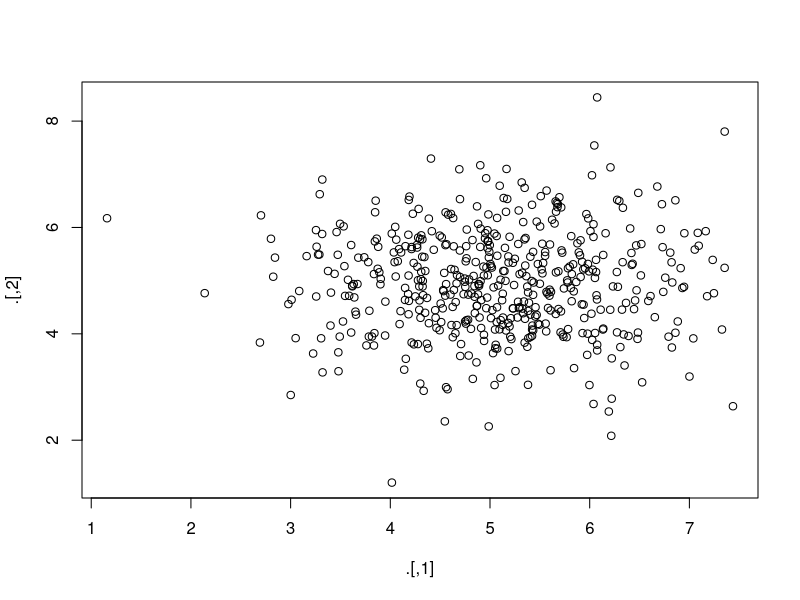
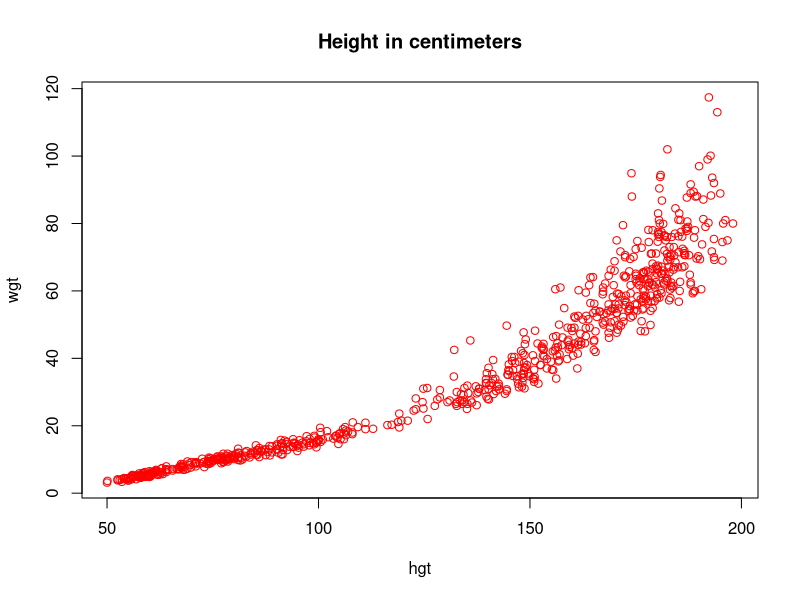
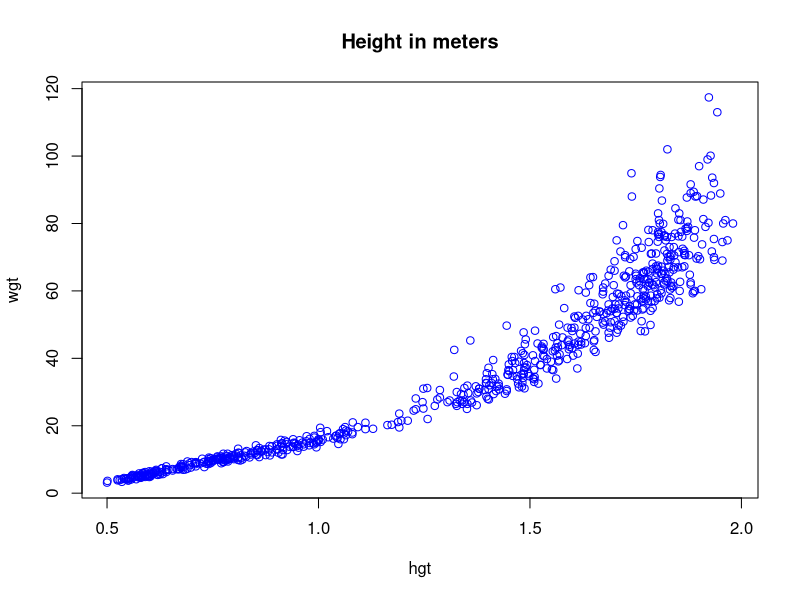
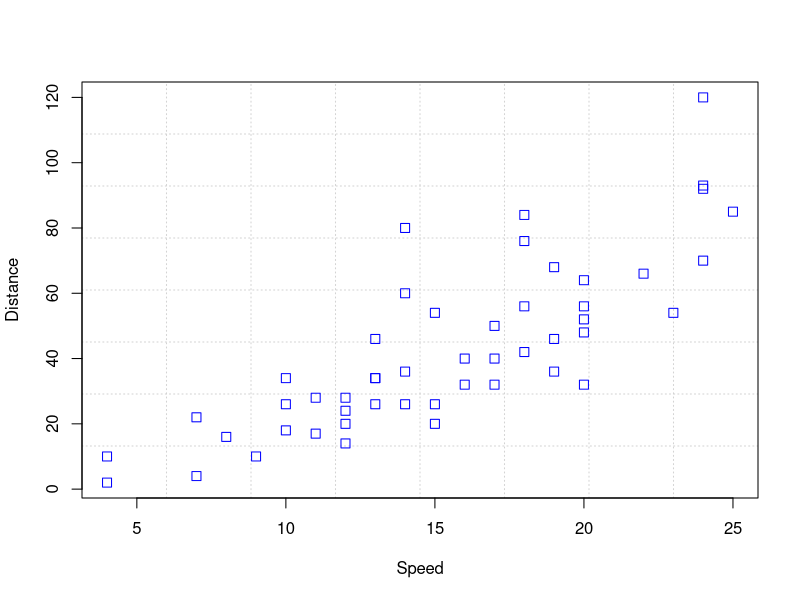
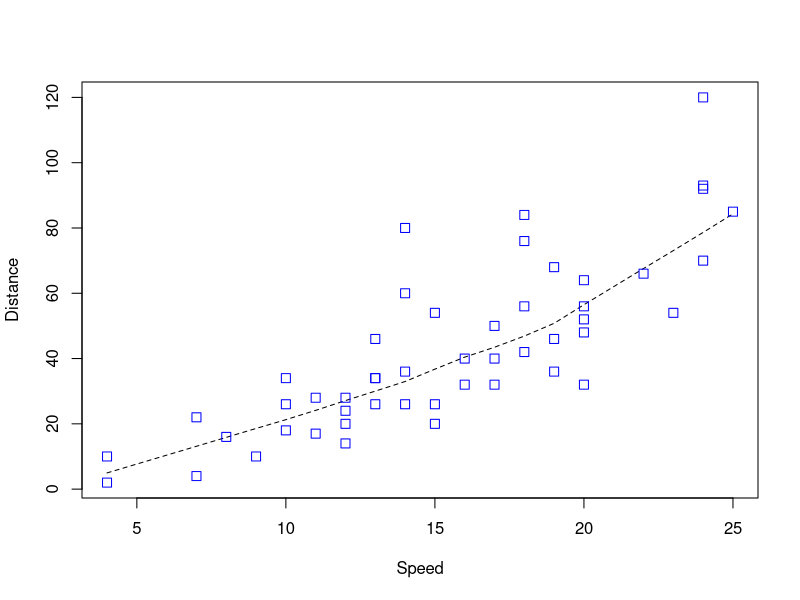
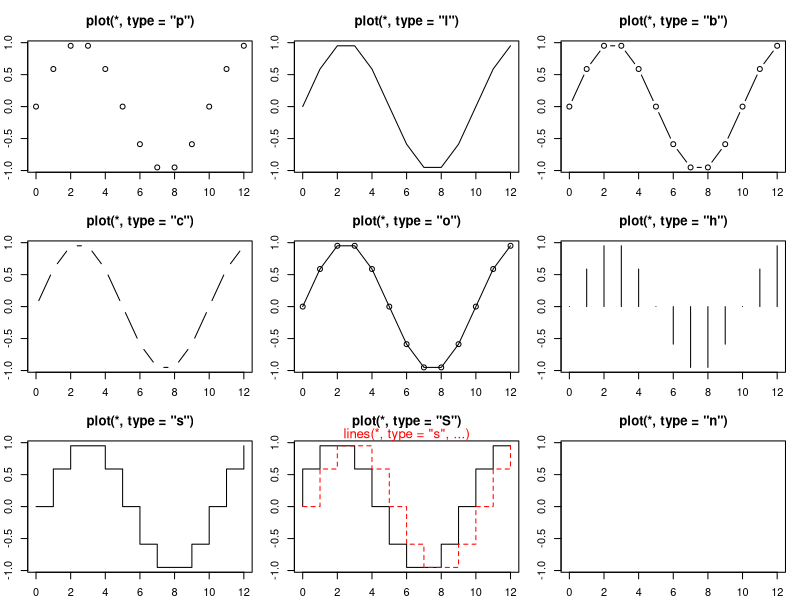
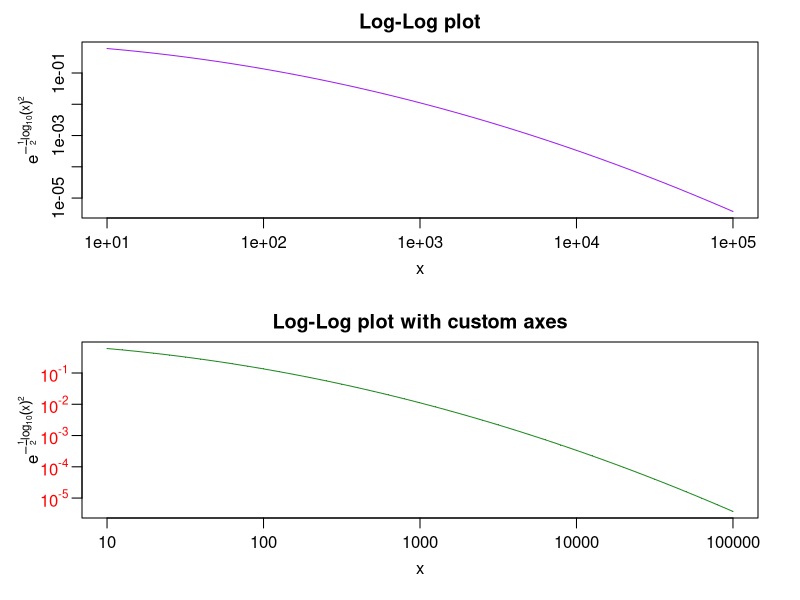
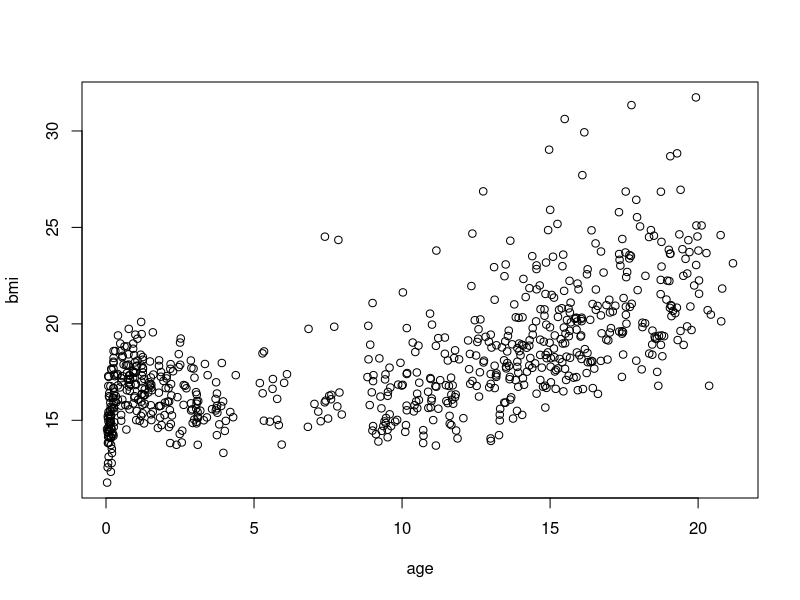

Write the R code that produced these figures, in order.
## ---- chunk 1
printAnswers <- TRUE
## ---- chunk 2
library(dplyr)     # for data manipulation
library(magrittr)  # for pipes
library(ggplot2)   # for visualization
library(mice)      # for the boys data
## ---- chunk 3
for (i in 0:10) {
  if (i < 5) {
    print(i)
  }
}
## ---- chunk 4
for (i in 0:10) {
  if (i >= 3 & i <= 5) {
    print(i)
  }
}
## ---- chunk 5
for (i in 0:10) {
  if (i %in% 3:5) {
    print(i)
  }
}
## ---- chunk 6

# Create a matrix with 1 to 8. 
mat <- matrix(1:8, ncol=8, nrow=5, byrow = TRUE)

# Loop over each row, and multiply it. 
for (i in 1:5) {
  mat[i, ] <- mat[i, ] * i
}

mat
## ---- chunk 7

# Create a matrix with 1 to 8. 
mat <- matrix(1:8, ncol=8, nrow=5, byrow = TRUE)

# Loop over each row, and multiply it. 
for (i in 1:5) {
  mat[i, ] <- mat[i, ] * i
}

mat
## ---- chunk 8
test <- datasets::anscombe
identical(test, anscombe) #test if identical
## ---- chunk 9
# Using i as an indicator for the current column.
for (i in 1:ncol(anscombe)) {
  print(colnames(anscombe)[i])
  print(summary(anscombe[, i]))
}
## ---- chunk 10

for (i in anscombe) {
  print(summary(i))
}
## ---- chunk 11
apply(X = anscombe, MARGIN = 2, FUN = summary)
## ---- chunk 12
apply(anscombe, 1, summary)
## ---- chunk 13
dim(anscombe)
## ---- chunk 14
sapply(anscombe, summary)
## ---- chunk 15
class(anscombe)
## ---- chunk 16
lapply(anscombe, summary)
## ---- chunk 17
rnorm(1000, 5) %>%
  matrix(ncol = 2) %>%
  plot()
## ---- chunk 18
anscombe %>%
  cor()
## ---- chunk 19
anscombe %>%
  subset(select = c(x4, y4)) %>%
  cor()
## ---- chunk 20
anscombe %$%
  cor(x4, y4)
## ---- chunk 21
help(boys)
?boys
## ---- chunk 22
is.unsorted(boys$age)
## ---- chunk 23
boys %$%
  is.unsorted(age)
## ---- chunk 24
!is.unsorted(boys$age)
## ---- chunk 25
boys %$%
  !is.unsorted(age)
## ---- chunk 26
boys %>%
  subset(select = c("wgt", "hgt")) %>%
  cor(use = "pairwise.complete.obs")
## ---- chunk 27
boys %>%
  subset(select = c("wgt", "hgt")) %>%
  na.omit() %>%
  cor()
## ---- chunk 28
boys %$% 
  cor(hgt, wgt, use = "pairwise.complete.obs")
## ---- chunk 29
boys %>%
  transform(hgt = hgt / 100) %$%
  mean(hgt, na.rm = TRUE)
## ---- chunk 30
boys %>%
  mutate(hgt = hgt / 100) %$%
  mean(hgt, na.rm = TRUE)
## ---- chunk 31
boys %>%
  subset(select = c(hgt, wgt)) %T>%
  plot(col = "red", main = "Height in centimeters") %>%
  transform(hgt = hgt / 100) %>%
  plot(col = "blue", main = "Height in meters")
## ---- chunk 32
?plot
example(plot)
## ---- chunk 33
mice::boys %$% plot(bmi ~ age)
## ---- chunk 34
p <- ggplot(mice::boys, aes(age, bmi))
p + geom_point()
## ---- chunk 35
boys2 <- 
  boys %>%
  mutate(class = cut(bmi, c(0, 18.5, 25, 30, Inf),
                    labels = c("underweight",
                               "healthy",
                               "overweight",
                               "obese")))
## ---- chunk 36
boys3 <- boys
boys3$class <- cut(boys$bmi, c(0, 18.5, 25, 30, Inf), 
                   labels = c("underweight",
                              "healthy",
                              "overweight",
                              "obese"))
## ---- chunk 37
plot(bmi ~ age, subset = class == "underweight", col = "light blue", data = boys2, 
     ylim = c(10, 35), xlim = c(0, 25))
points(bmi ~ age, subset = class == "healthy", col = "light green", data = boys2)
points(bmi ~ age, subset = class == "overweight", col = "orange", data = boys2)
points(bmi ~ age, subset = class == "obese", col = "red", data = boys2)
## ---- chunk 38
boys2 %>%
  ggplot() +
  geom_point(aes(age, bmi, col = class))
## ---- chunk 39
boys2 %>%
  ggplot() +
  geom_point(aes(age, bmi, col = class)) +
  scale_color_manual(values = c("light blue", "light green", "orange", "red"))
## ---- chunk 40
boys2 %>% 
  filter(!is.na(class)) %>%
  ggplot() +
  geom_point(aes(age, bmi, col = class)) +
  scale_color_manual(values = c("light blue", "light green", "orange", "red"))
## ---- chunk 41
boys %$%
  hist(age, breaks = 50)
## ---- chunk 42
boys %$%
  hist(age)
## ---- chunk 43
hist(boys$age, breaks = 50)
## ---- chunk 44
boys %>%
  ggplot() + 
  geom_histogram(aes(age), binwidth = .4)
## ---- chunk 45
boys %$%
  table(reg) %>%
  barplot()
## ---- chunk 46
boys %>%
  ggplot() + 
  geom_bar(aes(reg))
## ---- chunk 47
boys %$%
  boxplot(hgt ~ reg)
## ---- chunk 48
boys %>%
  ggplot(aes(reg, hgt)) +
  geom_boxplot()
## ---- chunk 49
d1 <- boys %>%
  subset(reg == "city") %$%
  density(age)
d2 <- boys %>%
  subset(reg != "city") %$% 
  density(age)

plot(d1, col = "red", ylim = c(0, .08)) 
lines(d2, col = "blue") 

## ---- chunk 50
plot(density(boys$age[!is.na(boys$reg) & boys$reg == "city"]), 
     col = "red", 
     ylim = c(0, .08))
lines(density(boys$age[!is.na(boys$reg) & boys$reg != "city"]), 
      col = "blue")
## ---- chunk 51
boys %>%
  mutate(area = ifelse(reg == "city", "city", "rural")) %>%
  filter(!is.na(area)) %>%
  ggplot(aes(age, fill = area)) +
  geom_density(alpha = .3) # some transparency
## ---- chunk 52
boys %>%
  mutate(Hgt = hgt - mean(hgt, na.rm = TRUE),
         Age = cut(age, 0:22, labels = 0:21)) %>%
  aggregate(Hgt ~ Age, data = ., mean) %>% #specify data = . to allow formula
  mutate(Diff = cut(Hgt, c(-Inf, 0, Inf),
                    labels = c("Below Average", "Above Average"))) %>%
  ggplot(aes(x = Age, y = Hgt, fill = Diff)) + 
  geom_bar(stat = "identity") +
  coord_flip()
## ---- chunk 53
boys %>%
  aggregate(hgt ~ reg, data = ., FUN = mean)
